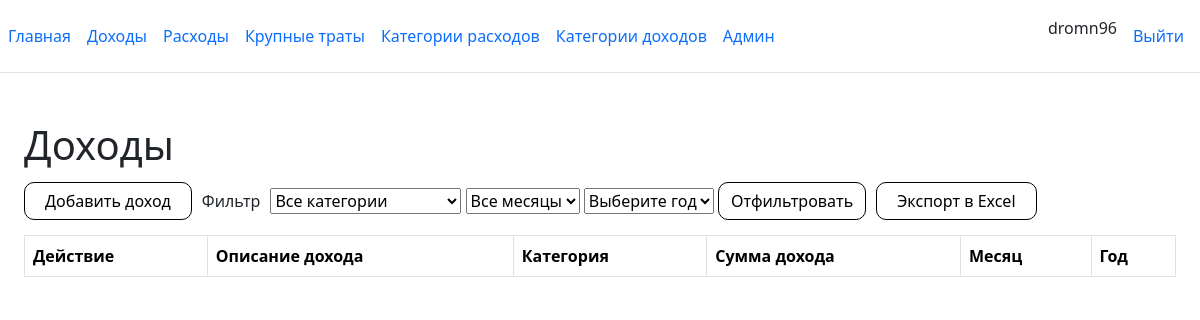
/incomes (signed in), run on an earlier commit of the app's database.
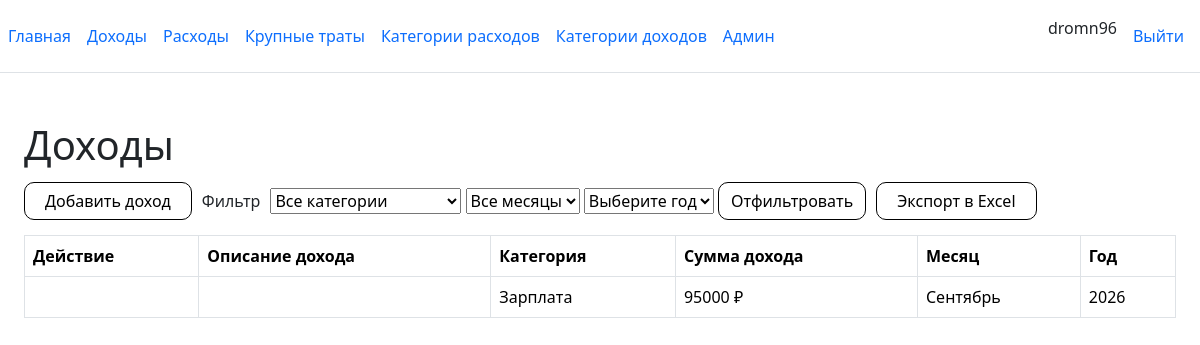
And on a later commit of the database.
### core/models.py (models this page shows, shortened)
class Income(models.Model):
    month_name = models.ForeignKey(Months, verbose_name='Месяц', null=True, on_delete=models.SET_NULL)
    category_name = models.ForeignKey(CategoryIncome, verbose_name='Доход', null=True, on_delete=models.SET_NULL)
    amount = models.IntegerField(null=True, verbose_name='Сумма дохода')
    date_created = models.DateField(verbose_name='Дата дохода')
    income_name = models.TextField(verbose_name='Описание дохода')
    profile = models.ForeignKey(Profile, related_name='incomes', on_delete=models.SET_NULL, null=True, blank=True)
    class Meta:
        verbose_name = 'Доход'
        verbose_name_plural = 'Доходы'

class CategoryIncome(models.Model):
    category_name = models.CharField(max_length=255, verbose_name='Категория расходов')
    category_place_on_the_list = models.IntegerField(verbose_name='Номер в списке')
    class Meta:
        verbose_name = 'Категория дохода'
        verbose_name_plural = 'Категории доходов'
    def __str__(self):
        return self.category_name

class Months(models.Model):
    month_name = models.CharField(max_length=255, verbose_name='Месяц')
    month_number = models.IntegerField(verbose_name='Номер')
    class Meta:
        verbose_name = 'Месяц'
        verbose_name_plural = 'Месяцев'
    def __str__(self):
        return self.month_name

### core/views.py (the view)
# urls.py: path('incomes', incomes),
def incomes(request):
    year_list = Expenses.objects.values_list(
        'date_created__year', flat=True).distinct()
    profile = request.user.profile
    income_list = Income.objects.all().filter(profile=profile)
    category_list = CategoryIncome.objects.all()
    month_list = Months.objects.all()
    year = request.GET.get('year', datetime.now().year)
    category_id = request.GET.get('category')
    month_id = request.GET.get('month')
    if category_id:
        income_list = income_list.filter(
            category_name__category_place_on_the_list=category_id).filter(profile=profile)
        category_id = int(category_id)
    if month_id:
        income_list = income_list.filter(
            month_name__month_number=month_id, profile=profile)
        month_id = int(month_id)
    if year:
        income_list = income_list.filter(
            date_created__year=year, profile=profile)
        year = int(year)
    context = {'year_list': year_list, 'income_list': income_list, 'category_list': category_list,
               'month_list': month_list, 'category_id': category_id}
    return render(request, 'incomes.html', context)

### templates/incomes.html (shortened to what this page needs)
    {% extends 'base.html' %}
    {% load static %}
    {% block content_container_class %}container-fluid py-4{% endblock %}
    {% block content %}
    <link rel="stylesheet" href="{% static 'css/filter-form.css' %}">
    <link rel="stylesheet" href="{% static 'css/base.css' %}">
<h1>Доходы</h1>
<div class="filter">
    <button><a href="/incomes/add" class="nav-link px-2">Добавить доход</a></button>
    <label>Фильтр</label>
        <form>
        <select name="category">
            <option value=""  {% if not selected_category_id %} selected {% endif %}>Все категории</option>
        </select>
        <select name="month">
            <option value=""  {% if not selected_month %} selected {% endif %}>Все месяцы</option>
        </select>
        <select name="year">
            <option value=""  {% if not selected_year %} selected {% endif %}>Выберите год</option>
        </select>
        <button>Отфильтровать</button>
        </form>
    <button><a href="/incomes/export" class="nav-link px-2">Экспорт в Excel</a></button>
</div>
<table id='expensesTable' class="table table-bordered"
       data-edit-base="/incomes/" data-delete-base="/incomes/"
       data-edit-icon="{% static 'icons/edit-pencil.png' %}"
       data-delete-icon="{% static 'icons/delete-trash.png' %}">
  <thead>
    <tr>
      <th scope="col">Действие</th>
      <th scope="col">Описание дохода</th>
      <th scope="col">Категория</th>
      <th scope="col">Сумма дохода</th>
      <th scope="col">Месяц</th>
      <th scope="col">Год</th>
    </tr>
  </thead>
  <tbody>
     {% for income in income_list %}
    <tr class="table-row" data-id="{{ income.id }}">
        <td style="position: relative;">
      </td>
      <th scope="row">{{ income.income_name }}</th>
      <td><a href="/incomes/{{ income.id }}/edit">{{ income.category_name }}</a></td>
      <td data-order="{{ income.amount }}">{{ income.amount }} ₽</td>
      <td>{{ income.month_name }}</td>
      <td>{{ income.date_created|date:"Y" }}</td>
    </tr>
    {% endfor %}
  </tbody>
</table>
    {% endblock %}

What changed in the data, as far as the page shows it:
added Income: category_name "Зарплата", amount "95000", month_name "Сентябрь", date_created "2026"
